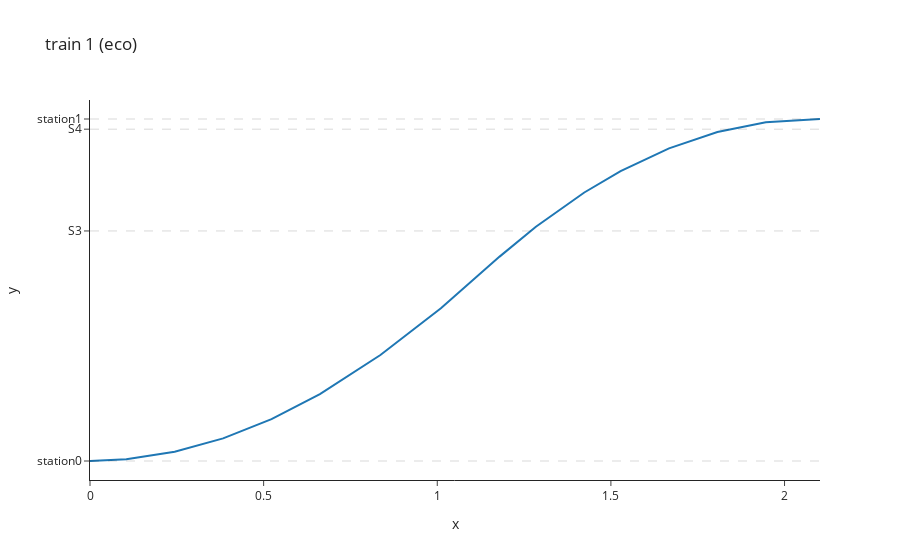

Notebook code for this chart:
### Code cell
fig = px.line(x=times, y=offsets, template='simple_white', title='train 1 (eco)')

for point in points:
    fig.add_hline(
        y=point['offset'],
        line_width=.5,
        line_dash="dash",
        line_color="black"
    )

fig.update_layout(
    yaxis = dict(
        tickmode = 'array',
        tickvals = [point['offset'] for point in points],
        ticktext = [point['id'] for point in points]
    )
)

fig

### Figure 1 — Plotly figure (JSON) as saved in the notebook; plotly's stock layout.template omitted (floating-point values rounded to 4 significant figures)
{"data": [{"hovertemplate": "x=%{x}<br>y=%{y}<extra></extra>", "legendgroup": "", "line": {"color": "#1F77B4", "dash": "solid"}, "marker": {"symbol": "circle"}, "mode": "lines", "name": "", "orientation": "v", "showlegend": false, "type": "scatter", "x": [0, 0.1045, 0.2439, 0.3833, 0.5227, 0.6621, 0.8363, 1.011, 1.179, 1.284, 1.423, 1.528, 1.667, 1.807, 1.946, 2.102], "xaxis": "x", "y": [300, 308.3, 345.1, 411.0, 505.8, 628.9, 820.8, 1050.0, 1304, 1451, 1619, 1724, 1836, 1916, 1964, 1980], "yaxis": "y"}], "layout": {"legend": {"tracegroupgap": 0}, "shapes": [{"line": {"color": "black", "dash": "dash", "width": 0.5}, "type": "line", "x0": 0, "x1": 1, "xref": "x domain", "y0": 300, "y1": 300, "yref": "y"}, {"line": {"color": "black", "dash": "dash", "width": 0.5}, "type": "line", "x0": 0, "x1": 1, "xref": "x domain", "y0": 1430, "y1": 1430, "yref": "y"}, {"line": {"color": "black", "dash": "dash", "width": 0.5}, "type": "line", "x0": 0, "x1": 1, "xref": "x domain", "y0": 1930, "y1": 1930, "yref": "y"}, {"line": {"color": "black", "dash": "dash", "width": 0.5}, "type": "line", "x0": 0, "x1": 1, "xref": "x domain", "y0": 1980, "y1": 1980, "yref": "y"}], "title": {"text": "train 1 (eco)"}, "xaxis": {"anchor": "y", "domain": [0, 1], "title": {"text": "x"}}, "yaxis": {"anchor": "x", "domain": [0, 1], "tickmode": "array", "ticktext": ["station0", "S3", "S4", "station1"], "tickvals": [300, 1430, 1930, 1980], "title": {"text": "y"}}}}
